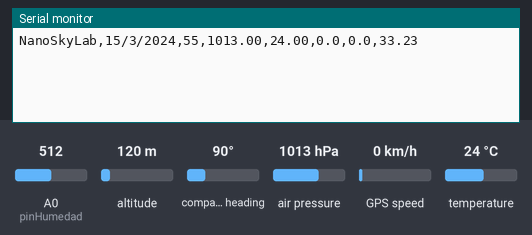
Recording of a sketch running on a simulated Arduino Uno, built with avr-gcc and run on an emulated ATmega328P. Parts: the last lines printed to the serial monitor. Inputs (shaded band) come from the test bench; at power-on: air pressure 1013 hPa, A0 (pinHumedad) = 512, temperature 24 °C, altitude 120 m, compass heading 90°, GPS speed 0 km/h. The GPS gets a fix after 3 s at 37.7749, -122.4194 with 8 satellites.

Above: at 1.2 s.
1.3 s: air pressure set to 952 hPa
At 2.4 s:
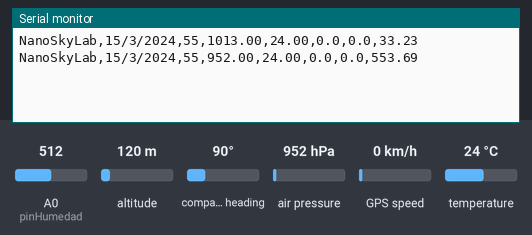
2.8 s: A0 (pinHumedad) set to 716
At 3.4 s:
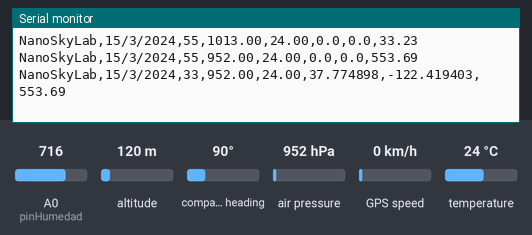
4.3 s: temperature set to 12 °C
At 5.6 s:
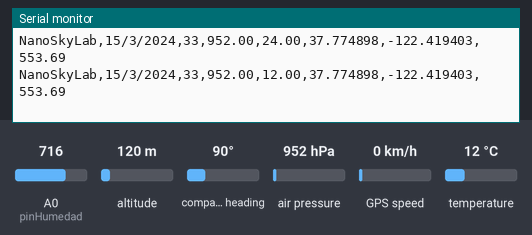
5.8 s: A0 (pinHumedad) set to 992
At 6.8 s:
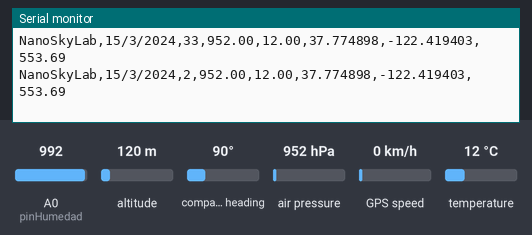
7.3 s: air pressure set to 975 hPa
At 8.9 s:
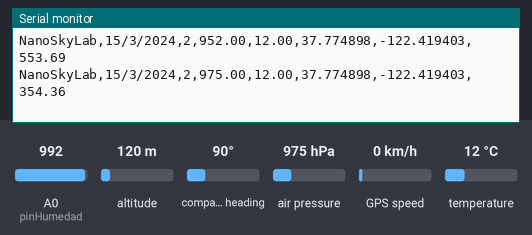
Timing chart, 0 to 9.8 s (numbered marks = the images above; inputs shaded):
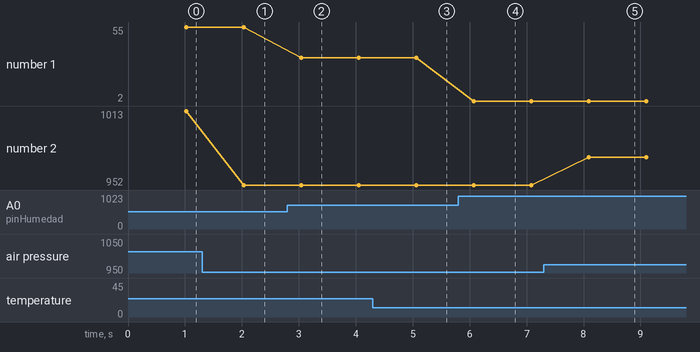

The sketch:

codiarduinonanoskylab_jun2a_copy_20260602083444.ino
```cpp
#include <Wire.h>
#include <Adafruit_BMP280.h>
#include <TinyGPS++.h>
#include <SoftwareSerial.h>


Adafruit_BMP280 bmp;
TinyGPSPlus gps;
SoftwareSerial ss(4, 3);


const int pinHumedad = A0;


// --- AJUSTE DE HUMEDAD ---
// Subimos a 1010 para que el 76% de antes baje al entorno del 65%
int valorSeco = 1010;
int valorHumedo = 120;


// --- AJUSTE DE ALTITUD ---
// Si marca muy bajo, subimos este valor. 1017.0 debería darte esos ~30m
float qnhLocal = 1017.0;


void setup() {
  Serial.begin(9600);
  ss.begin(9600);

  // Inicialización robusta del sensor
  if (!bmp.begin(0x76)) {
    bmp.begin(0x77);
  }


  bmp.setSampling(Adafruit_BMP280::MODE_NORMAL, Adafruit_BMP280::SAMPLING_X2,
                  Adafruit_BMP280::SAMPLING_X16, Adafruit_BMP280::FILTER_X16,
                  Adafruit_BMP280::STANDBY_MS_500);
}


void loop() {
  while (ss.available() > 0) gps.encode(ss.read());


  static unsigned long tAnterior = 0;
  if (millis() - tAnterior > 1000) {
    int bruto = analogRead(pinHumedad);
    int hum = map(bruto, valorSeco, valorHumedo, 0, 100);
    hum = constrain(hum, 0, 100);


    // Lectura de sensores con seguridad para evitar NaN
    float presRaw = bmp.readPressure();
    float pres = (presRaw > 0) ? presRaw / 100.0 : 1013.25;
    float temp = bmp.readTemperature();
    float alt = bmp.readAltitude(qnhLocal);


    // Formato de salida para Processing
    Serial.print("NanoSkyLab,");
    if (gps.date.isValid()) {
      Serial.print(gps.date.day()); Serial.print("/");
      Serial.print(gps.date.month()); Serial.print("/");
      Serial.print(gps.date.year());
    } else { Serial.print("22/04/2026"); }

    Serial.print(","); Serial.print(hum);
    Serial.print(","); Serial.print(pres);
    Serial.print(","); Serial.print(temp);

    if (gps.location.isValid()) {
      Serial.print(","); Serial.print(gps.location.lat(), 6);
      Serial.print(","); Serial.print(gps.location.lng(), 6);
    } else {
      Serial.print(",0.0,0.0");
    }

    Serial.print(","); Serial.println(alt);


    tAnterior = millis();
  }
}
```

Measured:
- after the input at 1.3 s, the serial monitor: prints a new line after 0.73 s (image 1)
- after the input at 2.8 s, the serial monitor: prints a new line after 0.24 s (image 2)
- after the input at 4.3 s, the serial monitor: prints a new line after 0.76 s (image 3)
- after the input at 5.8 s, the serial monitor: prints a new line after 0.27 s (image 4)
- after the input at 7.3 s, the serial monitor: prints a new line after 0.79 s (image 5)
- plotted number 1: 55 → 33 after the input at 2.8 s, 33 → 2 after the input at 5.8 s
- plotted number 2: 1013 → 952 after the input at 1.3 s, 952 → 975 after the input at 7.3 s
